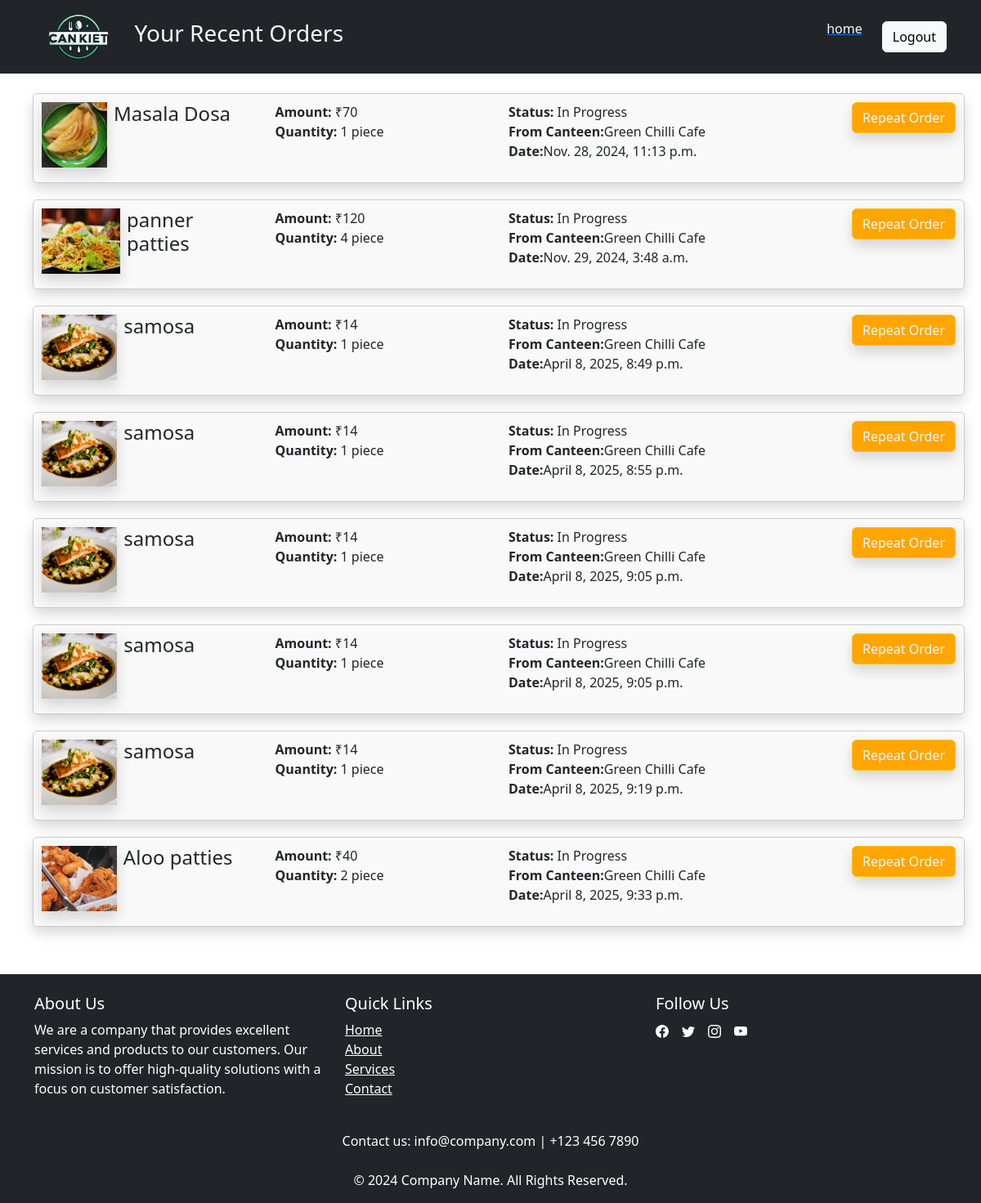
The app's page /cankiet/orders/, older data.
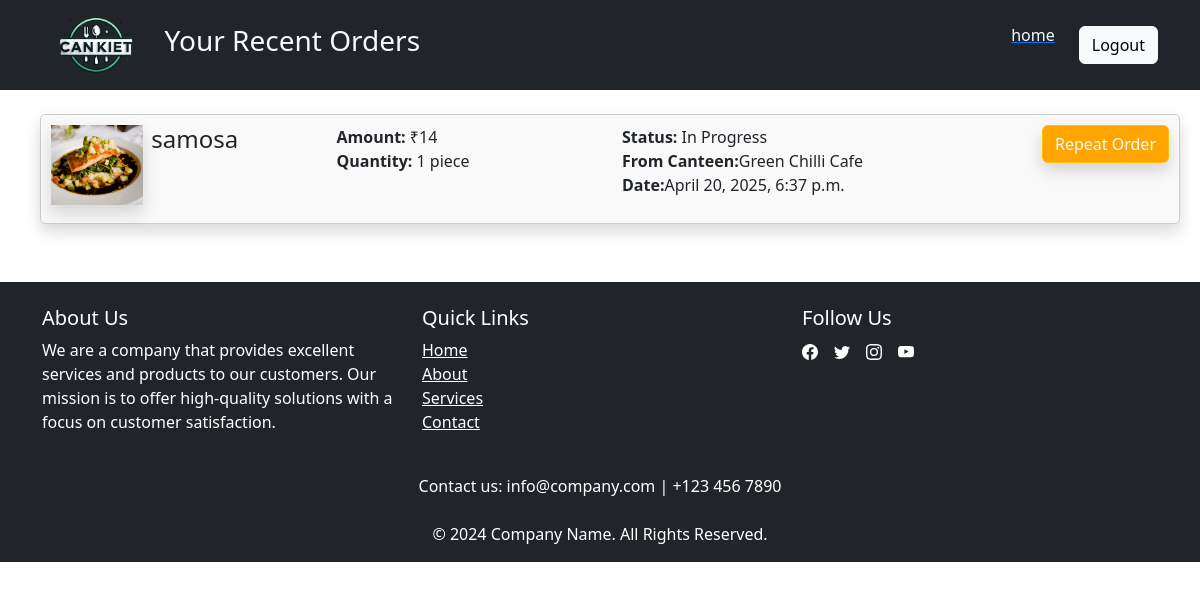
The same page, newer data.
### cankiet/models.py (models this page shows, shortened)
class Order(models.Model):
    st=[
        ('Rejected','rejected'),
        ('In Progress','in-progress'),
        ('Compeleted','completed'),
    ]
    razorpay_order_id = models.CharField(max_length=100, blank=True, null=True)
    payment_id = models.CharField(max_length=100, blank=True, null=True)
    payment_signature = models.CharField(max_length=100, blank=True, null=True)
    is_paid = models.BooleanField(default=False)
    o_no = models.CharField(max_length=30)  # Auto-incrementing primary key
    o_date = models.DateTimeField(default=now)  # Automatically stores current date and time
    c_no = models.ForeignKey(Canteen, on_delete=models.CASCADE)  # Foreign key to Canteen table
    item = models.ForeignKey(Items, on_delete=models.CASCADE)  # Single-valued attribute (ForeignKey to Item)
    quantity = models.IntegerField(default=1)  # Quantity of the item in the order
    total_amount = models.IntegerField(default=0)  # Store the total amount
    status=models.CharField(max_length=11,choices=st,default='In Progress')

class Items(models.Model):
    i_no=models.CharField(max_length=12,primary_key=True)
    item=models.CharField(max_length=20)
    i_image=models.ImageField(upload_to='images/',blank=True)
    price=models.IntegerField()
    c_no=models.CharField(max_length=12)
    availability=models.CharField(max_length=1)

class Canteen(models.Model):
    c_no=models.CharField(max_length=2,primary_key=True,)
    c_name=models.CharField(max_length=20)

### cankiet/views.py (the view)
# urls.py: path('orders/',views.orders, name='orders'),
def orders(request):
    orders=Order.objects.all()
    user=User.objects.all()
    items=Items.objects.all()
    return render(request, 'cankiet/orders.html', {'user': user,'items':items,'order':orders})

### cankiet/templates/cankiet/orders.html (shortened to what this page needs)
{% load static %}
<!DOCTYPE html>
<html>
<head>
    <link href="https://cdn.jsdelivr.net/npm/bootstrap@5.3.0/dist/css/bootstrap.min.css" rel="stylesheet">
</head>
<body>
      <nav class="navbar navbar-expand-lg navbar-light text-light bg-dark fixed-top">
        <div class="container">
            <a class="navbar-brand" href="#"><img src="{% static 'images/cankiet_logo.png' %}"  height="60px" alt="logo" class="img-responsive"></a>
            <h3 class="text-light"> Your Recent Orders</h3>
            <div class="collapse navbar-collapse" id="navbarNav">
                <ul class="navbar-nav ms-auto">
                    <li class="nav-item mb-0 me-4 ">
                        <h6>{{request.session.user.name }} &nbsp; {{request.session.user.u_id}}</h6>
                    </li>
                    <li class="nav-item mb-0 me-4">
                        <a class="" href="#"><h6 class="text-light">home</h6></a>
                    </li>
                    <li class="nav-item mb-0 mt-0">
                        <a class="btn btn-light text-warm" href="{% url 'logout'%}">Logout</a>
                    </li>
                </ul>
            </div>
        </div>
    </nav>
  <div class="container ">
    <div class="row ">
    <h1 class="mt-5">Your Recent Orders</h1>
        {% for ord in order %}
            <div class="item-card  shadow">
              <div class="row">
                <div class="col col-md-3 col-sm-1 d-flex">
                <img src="{{ord.item.i_image.url}}" class="shadow" height="80px" alt="">
                <h4 class="ms-2">{{ ord.item.item }}</h4>
                </div>
                <div class="col col-md-3 col-sm-1">
                <p class=""><strong>Amount:</strong> ₹{{ ord.total_amount }}<br> <strong>Quantity:</strong> {{ ord.quantity }} piece</p>
                </div>
                <div class="col col-md-3 col-sm-1">
                <p class=""><strong>Status:</strong> {{ord.status}} <br> <strong>From Canteen:</strong>{{ord.c_no.c_name}} <br><strong>Date:</strong>{{ord.o_date}}</p>
                </div>
                <div class="col col-md-3 col-sm-1 text-end">
                <form method="post" action="">
                    <button type="submit" class="btn btn-2 btn-warning text-light ms-4 shadow ">Repeat Order</button>
                </form>
                </div>
              </div>
            </div>
        {% endfor %}
    </div>
  </div>
<footer class="bg-dark text-white pt-4 pb-2 mt-5">
  <div class="container">
    <div class="row">
      <div class="col-md-4">
        <h5>About Us</h5>
        <p>
          We are a company that provides excellent services and products to our customers. Our mission is to offer high-quality solutions with a focus on customer satisfaction.
        </p>
      </div>
      <div class="col-md-4">
        <h5>Quick Links</h5>
        <ul class="list-unstyled">
          <li><a href="#"class="text-white">Home</a></li>
          <li><a href="#" class="text-white">About</a></li>
          <li><a href="#" class="text-white">Services</a></li>
          <li><a href="#" class="text-white">Contact</a></li>
        </ul>
      </div>
      <div class="col-md-4">
        <h5>Follow Us</h5>
        <ul class="list-unstyled d-flex">
          <li class="me-3">
            <a href="#" class="text-white"></i></a>
          </li>
          <li class="me-3">
            <a href="#" class="text-white"></i></a>
          </li>
          <li class="me-3">
            <a href="#" class="text-white"></i></a>
          </li>
          <li class="me-3">
              <a href="#" class="text-white"></i></a>
          </li>
        </ul>
      </div>
    </div>
    <div class="row mt-4">
      <div class="col-12 text-center">
        <p>Contact us: info@company.com | +123 456 7890</p>
      </div>
    </div>
  </div>
  <div class="bg-dark text-center text-white py-2">
    <p class="mb-0">&copy; 2024 Company Name. All Rights Reserved.</p>
  </div>
</footer>
</body>
</html>

Row changes from the older to the newer data that the page shows:
removed Order: item.i_image (picture), item.item "Masala Dosa", total_amount "70", quantity "1", status "In Progress", c_no.c_name "Green Chilli Cafe", o_date "Nov. 28, 2024, 11:13 p.m."
removed Order: item.i_image (picture), item.item "panner patties", total_amount "120", quantity "4", status "In Progress", c_no.c_name "Green Chilli Cafe", o_date "Nov. 29, 2024, 3:48 a.m."
removed Order: item.i_image (picture), item.item "samosa", total_amount "14", quantity "1", status "In Progress", c_no.c_name "Green Chilli Cafe", o_date "April 8, 2025, 8:49 p.m."
removed Order: item.i_image (picture), item.item "samosa", total_amount "14", quantity "1", status "In Progress", c_no.c_name "Green Chilli Cafe", o_date "April 8, 2025, 8:55 p.m."
removed Order: item.i_image (picture), item.item "samosa", total_amount "14", quantity "1", status "In Progress", c_no.c_name "Green Chilli Cafe", o_date "April 8, 2025, 9:05 p.m."
removed Order: item.i_image (picture), item.item "samosa", total_amount "14", quantity "1", status "In Progress", c_no.c_name "Green Chilli Cafe", o_date "April 8, 2025, 9:05 p.m."
removed Order: item.i_image (picture), item.item "samosa", total_amount "14", quantity "1", status "In Progress", c_no.c_name "Green Chilli Cafe", o_date "April 8, 2025, 9:19 p.m."
removed Order: item.i_image (picture), item.item "Aloo patties", total_amount "40", quantity "2", status "In Progress", c_no.c_name "Green Chilli Cafe", o_date "April 8, 2025, 9:33 p.m."
added Order: item.i_image (picture), item.item "samosa", total_amount "14", quantity "1", status "In Progress", c_no.c_name "Green Chilli Cafe", o_date "April 20, 2025, 6:37 p.m."
